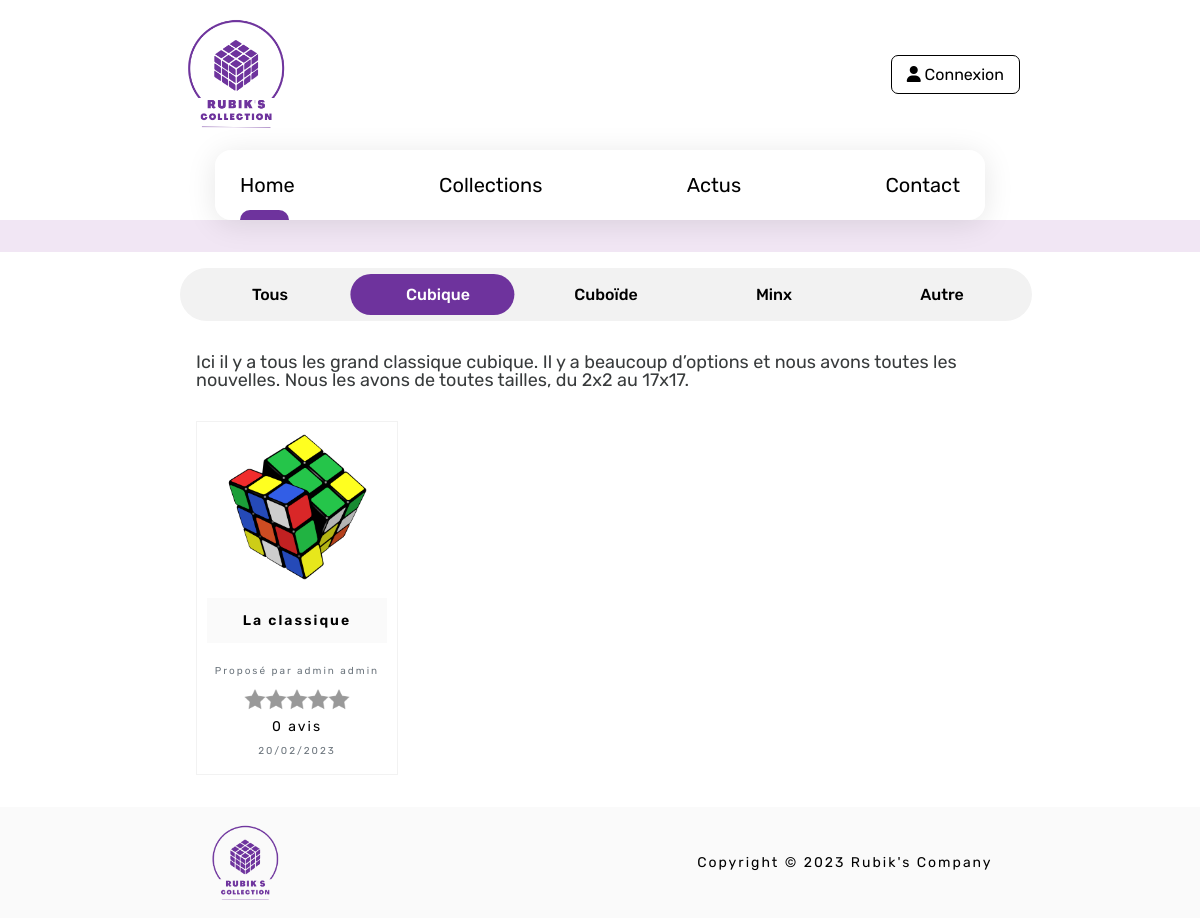
Page /views/collections.php?categorie=cubique on the committed database.
### tables this page shows
CREATE TABLE `categorie` (
  `id` int(11) NOT NULL AUTO_INCREMENT,
  `name` VARCHAR(255) NOT NULL,
  `description` text NOT NULL,
    PRIMARY KEY (`id`)
);

CREATE TABLE `article` (
  `id` int(11) NOT NULL AUTO_INCREMENT,
  `timestamp` timestamp NOT NULL DEFAULT CURRENT_TIMESTAMP,
  `user_id` int(11) NOT NULL,
  `categorie_id` int(11) NOT NULL,
  `title` VARCHAR(255) NOT NULL,
  `image` VARCHAR(255) NOT NULL,
  `description` text NOT NULL,
    PRIMARY KEY (`id`),
  KEY `FK_Article_Categorie` (`categorie_id`),
  KEY `FK_Article_Users` (`user_id`),
  CONSTRAINT `FK_Article_Categorie` FOREIGN KEY (`categorie_id`) REFERENCES `categorie` (`id`),
  CONSTRAINT `FK_Article_Users` FOREIGN KEY (`user_id`) REFERENCES `users` (`id`)
);

CREATE TABLE `users` (
  `id` int(11) NOT NULL AUTO_INCREMENT,
  `timestamp` timestamp NOT NULL DEFAULT CURRENT_TIMESTAMP,
  `niveau` int(11) NOT NULL,
  `nom` VARCHAR(255) NOT NULL,
  `prenom` VARCHAR(255) NOT NULL,
  `mail` VARCHAR(255) NOT NULL,
  `password` VARCHAR(255) NOT NULL,
  PRIMARY KEY (`id`),
  UNIQUE KEY `UN_Utilisateur_mail` (`mail`(255))
);

### api/requete.php (called while the page is built, shortened)
<?php
function fetch_all(string $sql, PDO $bdd)
{
    $stmt = $bdd->prepare($sql);
    $stmt->execute();
    $result = $stmt->fetchAll(PDO::FETCH_ASSOC);
    return $result;
}
function articleByCategorie(PDO $bdd, $categorie): array
{
    $cond = $categorie === 'all' ? '' : "WHERE LOWER(c.name) = '$categorie'";
    $sql = "SELECT a.id, a.timestamp, u.nom, u.prenom, a.image, a.title, COUNT(co.id) AS nbr_avis, AVG(co.rating) AS rating
    FROM article AS a
    INNER JOIN categorie AS c
    ON a.categorie_id = c.id
    INNER JOIN users AS u
    ON a.user_id = u.id
    LEFT JOIN comment as co
    ON a.id = co.article_id
    $cond
    GROUP BY a.id
    ORDER BY a.timestamp DESC";
    return fetch_all($sql, $bdd);
}
function categorieDescription(PDO $bdd, $categorie): array
{
    $sql = "SELECT description
    FROM categorie
    WHERE LOWER(name) = :categorie";
    $stmt = $bdd->prepare($sql);
    $stmt->bindValue(':categorie', $categorie, PDO::PARAM_STR);
    $stmt->execute();
    $result = $stmt->fetch(PDO::FETCH_ASSOC);
    return $result;
}

### views/collections.php (the view, shortened to what this page needs)
<?php
require_once 'nav.php';
$categorie = isset($_GET['categorie']) ? $_GET['categorie'] : 'all';
$articleByCategorie = articleByCategorie($bdd, $categorie);
$description = categorieDescription($bdd, $categorie);
?>
<header id="header-collection">
</header>
<main>
    <div class="tabs">
        <a class="tabs__button" href='./collections.php' aria-selected=<?= $categorie === 'all' ? "true" : "false" ?>>
            Tous
        </a>
        <a href='./collections.php?categorie=cubique' class="tabs__button" aria-selected=<?= $categorie === 'cubique' ? "true" : "false" ?>>
            Cubique
        </a>
        <a class="tabs__button" href='./collections.php?categorie=cuboïde' aria-selected=<?= $categorie === 'cuboïde' ? "true" : "false" ?>>
            Cuboïde
        </a>
        <a class="tabs__button" href='./collections.php?categorie=minx' aria-selected=<?= $categorie === 'minx' ? "true" : "false" ?>>
            Minx
        </a>
        <a class="tabs__button" href='./collections.php?categorie=autre' aria-selected=<?= $categorie === 'autre' ? "true" : "false" ?>>
            Autre
        </a>
    </div>
    <section id="collections">
        <h3><?= $description['description'] ?></h3>
        <div class="post-container">
            <?php foreach ($articleByCategorie as $article) { ?>
                <a href="./show.php?id=<?= $article['id'] ?>">
                    <article>
                        <div class="card-image"><img src="../public/img/article/<?= $article['image'] ?>" alt="Une image de Rubik's cube"></div>
                        <p class="title"><?= $article['title'] ?></p>
                        <p class="card-user">Proposé par <?= $article['nom'] . ' ' . $article['prenom'] ?></p>
                        <p class="starability-result" data-rating="<?= is_null($article['rating']) ? 0 : roundToNearestHalfInteger($article['rating']) ?>"></p>
                        <p><?= $article['nbr_avis'] ?> avis</p>
                        <p class="date"><?= date("d/m/Y", strtotime($article["timestamp"])) ?></p>
                    </article>
                </a>
            <?php } ?>
        </div>
    </section>
</main>
<?php
require_once 'footer.php';
?>

### public/libs/css/starability.css (style rules this page uses)
.starability-result { position: relative; width: 150px; height: 30px; font-size: 0.1em; color: transparent; }
.starability-result:after { content: " "; position: absolute; left: 0; height: 30px; background-position: 0 -30px; }

### public/css/style.css (style rules this page uses)
html, body, div, span, applet, object, iframe, h1, h2, h3, h4, h5, h6, p, blockquote, pre, a, abbr, acronym, address, big, cite, code, del, dfn, em, img, ins, kbd, q, s, samp, small, strike, strong, sub, sup, tt, var, b, u, i, center, dl, dt, dd, ol, ul, li, fieldset, form, label, legend, table, caption, tbody, tfoot, thead, tr, th, td, article, aside, canvas, details, embed, figure, figcaption, footer, header, hgroup, menu, nav, output, ruby, section, summary, time, mark, audio, video { margin: 0; padding: 0; border: 0; font-size: 100%; font: inherit; vertical-align: baseline; text-decoration: none; color: black; }
article, aside, details, figcaption, figure, footer, header, hgroup, menu, nav, section { display: block; }
body { line-height: 1; overflow-x: hidden; }
body { font-family: "rubik"; overflow-x: hidden; position: relative; margin: 0; }
p { line-height: 25px; letter-spacing: 2px; }
html { scroll-behavior: smooth; }
main { max-width: 70vw; margin: 0 auto; }
h3 { font-size: 24px; font-weight: 500; margin-bottom: 2rem; }
#header-collection { padding: 1rem 0; background-color: #F1E6F4; }
.tabs { --outer-padding: 6px; --border-radius: 1000px; --background-offset: 0; --background-offset-padding: 6px; position: relative; margin-top: 1rem; display: flex; width: 100%; justify-content: space-between; background-color: #f2f2f2; border-radius: var(--border-radius); padding: var(--outer-padding); }
.tabs::before { z-index: 0; content: ""; position: absolute; transform: translateX(calc(var(--background-offset) + var(--background-offset-padding))); width: calc(20% - var(--outer-padding)); height: calc(100% - var(--outer-padding) * 2); background-color: #6E339D; border-radius: var(--border-radius); transition: 0.3s cubic-bezier(0.4, 0, 0.2, 1); }
.tabs__button { text-align: center; flex-basis: 50%; font-weight: 500; padding: 0.8rem; position: relative; border-radius: var(--border-radius); transition: color 0.25s cubic-bezier(0.4, 0, 0.2, 1) 0.1s; user-select: none; }
.tabs__button[aria-selected=true] { color: #ffffff; }
#collections { padding-bottom: 2rem; }
#collections h3 { font-size: 18px; font-weight: 400; color: #383b3c; margin: 2rem 1rem; }
#collections .post-container { margin: 0 1rem; display: grid; grid-template-columns: repeat(4, 1fr); }
#collections .card-image { max-width: 100%; height: 150px; }
#collections .card-image img { width: 100%; height: 100%; object-fit: contain; object-position: center; }
#collections a { padding: 10px; border: 1px solid #f2f2f2; transition: all 0.3s; }
#collections p { text-align: center; font-size: 14px; }
#collections .title { margin: 1rem 0; padding: 10px 5px; background-color: #fafafa; font-weight: 600; }
#collections .card-user, #collections .date { color: #6C757D; font-size: 10px; }
#collections .starability-result { transform: scale(0.7); margin: 0 auto; }

### rows in the picture
categorie: description "Ici il y a tous les grand classique cubique. Il y a beaucoup d’options et nous avons toutes les nouvelles. Nous les avons de toutes tailles, du 2x2 au 17x17."
article: image (picture), title "La classique", user.nom "admin", user.prenom "admin", nbr_avis "0", timestamp "20/02/2023"
